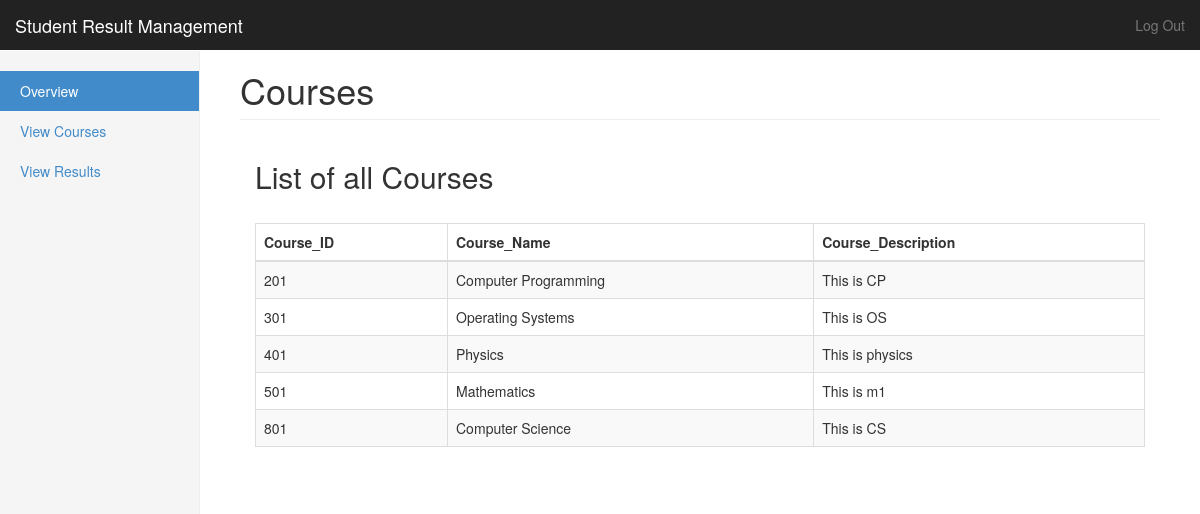
The app's page /viewcourse.php with its own data.
### tables this page shows
CREATE TABLE `courses` (
  `Course_ID` varchar(10) NOT NULL,
  `Course_Name` varchar(30) NOT NULL,
  `Course_Description` varchar(20) NOT NULL
);

### viewcourse.php (the view, shortened to what this page needs)
<!DOCTYPE html>
<html lang="en">
<head>
    <link href="assets/css/bootstrap.css" rel="stylesheet" />
    <link href="assets/css/flexslider.css" rel="stylesheet" />
    <link rel="stylesheet" href="assets/css/dashboard.css">
</head>
<body>
</body>
</html>
<?php
include('connection.php');
?>
<body>
    <nav class="navbar navbar-inverse navbar-fixed-top">
        <div class="container-fluid">
            <div class="navbar-header">
                <a class="navbar-brand" href="studentDash.php">Student Result Management</a>
            </div>
            <div id="navbar" class="navbar-collapse collapse">
                <ul class="nav navbar-nav navbar-right">
                    <li><a href="studentregister.php">Log Out</a></li>
                </ul>
            </div>
        </div>
    </nav>
    <div class="container-fluid">
        <div class="row">
            <div class="col-sm-3 col-md-2 sidebar">
                <ul class="nav nav-sidebar">
                    <li class="active"><a href="studentDash.php">Overview <span class="sr-only">(current)</span></a></li>
                    <li><a href="viewcourse.php">View Courses</a></li>
                    <li><a href="viewresult.php">View Results</a></li>
                </ul>
            </div>
            <div class="col-sm-9 col-sm-offset-3 col-md-10 col-md-offset-2 main">
                <h1 class="page-header">Courses</h1>
                <div class="col-lg-12">
                    <h2>List of all Courses</h2> <br>
                    <div class="table-responsive">
                        <table class="table table-bordered table-hover table-striped">
                            <thead>
                                <tr>
                                    <th>Course_ID</th>
                                    <th>Course_Name</th>
                                    <th>Course_Description</th>
                                </tr>
                            </thead>
                            <tbody>
                                <?php
                                $query = 'SELECT * FROM courses';
                                $result = mysqli_query($db, $query) or die(mysqli_error($db));
                                while ($row = mysqli_fetch_assoc($result)) {
                                    echo '<tr>';
                                    echo '<td>' . $row['Course_ID'] . '</td>';
                                    echo '<td>' . $row['Course_Name'] . '</td>';
                                    echo '<td>' . $row['Course_Description'] . '</td>';
                                    echo '</tr> ';
                                }
                                ?>
                            </tbody>
                        </table>
                    </div>
                </div>
            </div>
</body>

### assets/css/dashboard.css (style rules this page uses)
body { padding-top: 50px; }
.navbar-fixed-top { border: 0; }
.sidebar { display: none; }
@media (min-width: 768px) { .sidebar { position: fixed; top: 51px; bottom: 0; left: 0; z-index: 1000; display: block; padding: 20px; overflow-x: hidden; overflow-y: auto; background-color: #f5f5f5; border-right: 1px solid #eee; } }
.nav-sidebar { margin-right: -21px; margin-bottom: 20px; margin-left: -20px; }
.nav-sidebar > li > a { padding-right: 20px; padding-left: 20px; }
.nav-sidebar > .active > a, .nav-sidebar > .active > a:hover, .nav-sidebar > .active > a:focus { color: #fff; background-color: #428bca; }
.main { padding: 20px; }
@media (min-width: 768px) { .main { padding-right: 40px; padding-left: 40px; } }
.main .page-header { margin-top: 0; }

### records on screen
courses: Course_ID "201", Course_Name "Computer Programming", Course_Description "This is CP"
courses: Course_ID "301", Course_Name "Operating Systems", Course_Description "This is OS"
courses: Course_ID "401", Course_Name "Physics", Course_Description "This is physics"
courses: Course_ID "501", Course_Name "Mathematics", Course_Description "This is m1"
courses: Course_ID "801", Course_Name "Computer Science", Course_Description "This is CS"
